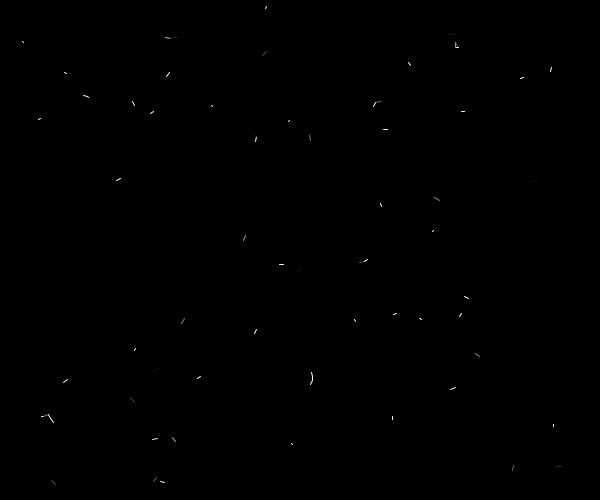
Frame 1 (no input)
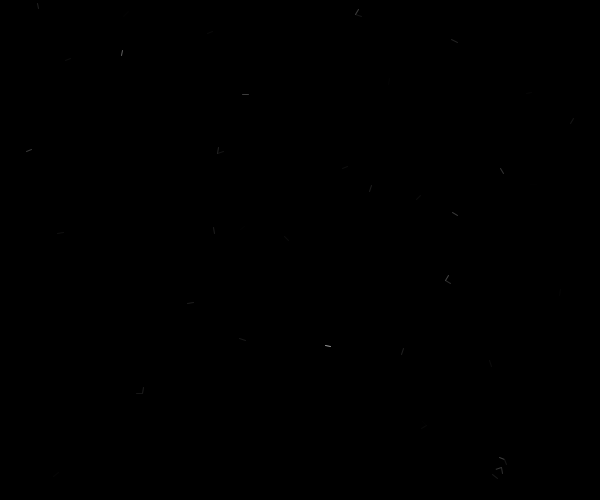
Frame 60 (the mouse pressed at the canvas centre just before this capture)
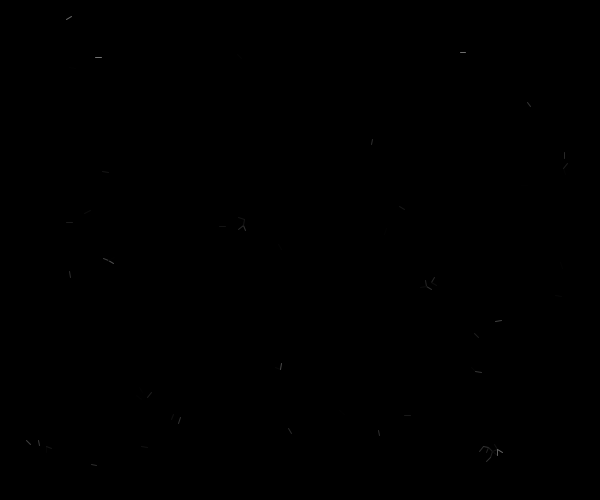
Frame 120 (the mouse held since frame 60 and released just before this capture)

The Processing sketch that drew these frames (run headless with seeded random() and noise(); from frame 60 on, the mouse is pressed at the canvas centre):

// Processing sketch: processing_49654
// ── processing_49654.pde

/* OpenProcessing Tweak of *@*http://www.openprocessing.org/sketch/49654*@* */
/* !do not delete the line above, required for linking your tweak if you upload again */
public static float fastSqrt(float x) {
    return Float.intBitsToFloat(532483686 + (Float.floatToRawIntBits(x) >> 1));
}
class particle{
  PVector x;
  PVector v;
  PVector f;
  particle(){
    x = new PVector(random(0,width),random(0,height));
    PVector r = PVector.sub(x,new PVector(width/2,height/2));
//    r.normalize();
    r.mult(0.0003);
    v = new PVector(-r.y,r.x);
    f = new PVector();
  }
  void update(){
    v.add(f);
    f = new PVector(0,g);
    x.add(v);
  }
}
ArrayList particles;
float diam = 6;
float k = 0.4;
float c = 0.1;
float g = 0.0;
void setup(){
  size(600,500);
  fill(0,64);
//  noStroke();
  reset();
}
void reset(){
  particles = new ArrayList();
  for(int i=0;i<600;i++){
    particles.add(new particle());
  }
}
void keyPressed(){
  if(key==' '){reset();}
}
void draw(){
  if(frameCount%30==0){println(frameRate);}
  background(0);
  PVector centroid = new PVector();
  for(int i=1;i<particles.size();i++){
    particle A = (particle) particles.get(i);
    centroid.add(A.x);
    for(int j=0;j<i;j++){
      particle B = (particle) particles.get(j);
      PVector dx = PVector.sub(B.x,A.x);
      if(dx.mag()<diam){
        float restore = (diam - dx.mag())*k;
        dx.normalize();
        float dampen = dx.dot(PVector.sub(B.v,A.v))*c;
        dx.mult(restore - dampen);
        A.f.sub(dx);
        B.f.add(dx);
        stroke(constrain(restore*2*256,0,255));
        line(A.x.x,A.x.y,B.x.x,B.x.y);
      }else{
        float restore = -0.3/sq(dx.mag());
        dx.normalize();
        dx.mult(restore);
        A.f.sub(dx);
        B.f.add(dx);
      }
    }
  }
  centroid.mult(1f/particles.size());
  PVector mouseV = new PVector(mouseX,mouseY);
  PVector pmouseV = new PVector(pmouseX,pmouseY);
  PVector push = new PVector();
  if(mousePressed&&mouseButton==RIGHT){
    PVector dx = PVector.sub(mouseV,centroid);
    push = PVector.mult(dx,0.001);
  }
  for(int i=0;i<particles.size();i++){
    particle A = (particle) particles.get(i);
    A.f.add(push);
    if(mousePressed&&mouseButton==LEFT){
      PVector dx = PVector.sub(A.x,mouseV);
      A.f.add(PVector.mult(PVector.sub(
        PVector.sub(mouseV,pmouseV),A.v),
        1f*pow(constrain(dx.mag(),diam/2,3.4E38),-1.5)));
    }
    boolean dampen = false;
    if(A.x.x<0){
      A.f.x -= A.x.x*k;
      dampen = true;
    };
    if(A.x.x>width){
      A.f.x -= (A.x.x-width)*k;
      dampen = true;
    };
    if(A.x.y<0){
      A.f.y -= A.x.y*k;
      dampen = true;
    };
    if(A.x.y>height){
      A.f.y -= (A.x.y-height)*k;
      dampen = true;
    };
    if(dampen){A.v.mult(0.9);}
    A.update();
//    set(int(A.x.x),int(A.x.y),color(#330000));
  }
}
